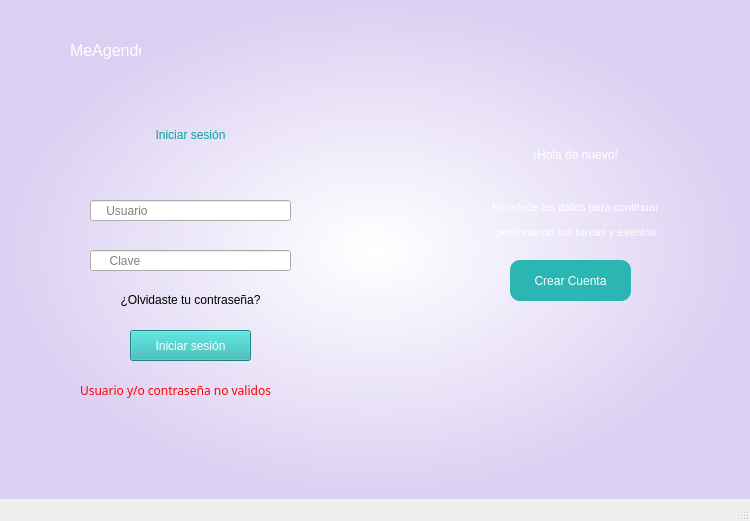
<?xml version="1.0" encoding="UTF-8"?>
<ui version="4.0">
 <class>MainWindow</class>
 <widget class="QMainWindow" name="MainWindow">
  <property name="geometry">
   <rect>
    <x>0</x>
    <y>0</y>
    <width>750</width>
    <height>521</height>
   </rect>
  </property>
  <property name="minimumSize">
   <size>
    <width>750</width>
    <height>521</height>
   </size>
  </property>
  <property name="maximumSize">
   <size>
    <width>750</width>
    <height>500</height>
   </size>
  </property>
  <property name="windowTitle">
   <string>MainWindow</string>
  </property>
  <property name="styleSheet">
   <string notr="true">QWidget#centralwidget{background-color: qradialgradient(spread:pad, cx:0.5, cy:0.5, radius:0.5, fx:0.5, fy:0.5, stop:0 rgba(255, 255, 255, 255), stop:0.994318 rgba(219, 208, 242, 255));}
</string>
  </property>
  <widget class="QWidget" name="centralwidget">
   <widget class="QLabel" name="label">
    <property name="geometry">
     <rect>
      <x>50</x>
      <y>100</y>
      <width>281</width>
      <height>71</height>
     </rect>
    </property>
    <property name="styleSheet">
     <string notr="true">font: 900 26pt &quot;Segoe UI&quot;;
color: rgb(2, 165, 163);</string>
    </property>
    <property name="text">
     <string>&lt;html&gt;&lt;head/&gt;&lt;body&gt;&lt;p align=&quot;center&quot;&gt;Iniciar sesión&lt;/p&gt;&lt;/body&gt;&lt;/html&gt;</string>
    </property>
   </widget>
   <widget class="QPushButton" name="btnAcceder">
    <property name="geometry">
     <rect>
      <x>130</x>
      <y>330</y>
      <width>121</width>
      <height>31</height>
     </rect>
    </property>
    <property name="cursor">
     <cursorShape>PointingHandCursor</cursorShape>
    </property>
    <property name="styleSheet">
     <string notr="true">background-color: rgb(43, 182, 179);
selection-color: rgb(71, 71, 71);
border-color: rgb(111, 221, 255);
color: rgb(255, 255, 255);
font: 9pt &quot;Cascadia Code&quot;;</string>
    </property>
    <property name="text">
     <string>Iniciar sesión</string>
    </property>
   </widget>
   <widget class="QLineEdit" name="txtUsuario">
    <property name="geometry">
     <rect>
      <x>90</x>
      <y>200</y>
      <width>201</width>
      <height>21</height>
     </rect>
    </property>
    <property name="styleSheet">
     <string notr="true">
border-color: rgb(0, 0, 0);</string>
    </property>
    <property name="dragEnabled">
     <bool>true</bool>
    </property>
    <property name="placeholderText">
     <string>    Usuario</string>
    </property>
    <property name="clearButtonEnabled">
     <bool>true</bool>
    </property>
   </widget>
   <widget class="QLineEdit" name="txtClave">
    <property name="geometry">
     <rect>
      <x>90</x>
      <y>250</y>
      <width>201</width>
      <height>21</height>
     </rect>
    </property>
    <property name="echoMode">
     <enum>QLineEdit::EchoMode::Password</enum>
    </property>
    <property name="dragEnabled">
     <bool>true</bool>
    </property>
    <property name="placeholderText">
     <string>     Clave</string>
    </property>
    <property name="clearButtonEnabled">
     <bool>true</bool>
    </property>
   </widget>
   <widget class="QLabel" name="label_2">
    <property name="geometry">
     <rect>
      <x>390</x>
      <y>0</y>
      <width>360</width>
      <height>501</height>
     </rect>
    </property>
    <property name="styleSheet">
     <string notr="true">border-image: url(:/prefijoNuevo/Fondo MeAgendo #1.jpeg);</string>
    </property>
    <property name="text">
     <string/>
    </property>
    <property name="pixmap">
     <pixmap resource="test.qrc">:/prefijoNuevo/Fondo MeAgendo #1.jpeg</pixmap>
    </property>
   </widget>
   <widget class="QLabel" name="label_3">
    <property name="geometry">
     <rect>
      <x>70</x>
      <y>40</y>
      <width>71</width>
      <height>21</height>
     </rect>
    </property>
    <property name="styleSheet">
     <string notr="true">font: 9pt &quot;Cascadia Code&quot;;
color: rgb(255, 255, 255);</string>
    </property>
    <property name="text">
     <string>&lt;html&gt;&lt;head/&gt;&lt;body&gt;&lt;p&gt;&lt;span style=&quot; font-size:12pt;&quot;&gt;MeAgendo&lt;/span&gt;&lt;/p&gt;&lt;/body&gt;&lt;/html&gt;</string>
    </property>
   </widget>
   <widget class="QLabel" name="label_4">
    <property name="geometry">
     <rect>
      <x>20</x>
      <y>20</y>
      <width>41</width>
      <height>51</height>
     </rect>
    </property>
    <property name="styleSheet">
     <string notr="true">border-image: url(:/prefijoNuevo/Logo #1 Meagendo.jpeg);</string>
    </property>
    <property name="text">
     <string/>
    </property>
    <property name="pixmap">
     <pixmap resource="test.qrc">:/prefijoNuevo/Logo #1 Meagendo.png</pixmap>
    </property>
    <property name="scaledContents">
     <bool>true</bool>
    </property>
   </widget>
   <widget class="QLabel" name="label_5">
    <property name="geometry">
     <rect>
      <x>430</x>
      <y>120</y>
      <width>291</width>
      <height>71</height>
     </rect>
    </property>
    <property name="styleSheet">
     <string notr="true">font: 900 26pt &quot;Segoe UI&quot;;
color: rgb(255, 255, 255);</string>
    </property>
    <property name="text">
     <string>&lt;html&gt;&lt;head/&gt;&lt;body&gt;&lt;p align=&quot;center&quot;&gt;&lt;span style=&quot; font-weight:400;&quot;&gt;¡Hola de nuevo!&lt;/span&gt;&lt;/p&gt;&lt;/body&gt;&lt;/html&gt;</string>
    </property>
   </widget>
   <widget class="QLabel" name="label_6">
    <property name="geometry">
     <rect>
      <x>430</x>
      <y>200</y>
      <width>291</width>
      <height>41</height>
     </rect>
    </property>
    <property name="styleSheet">
     <string notr="true">font: 9pt &quot;Cascadia Code&quot;;
color: rgb(255, 255, 255);</string>
    </property>
    <property name="text">
     <string>&lt;!DOCTYPE HTML PUBLIC &quot;-//W3C//DTD HTML 4.0//EN&quot; &quot;http://www.w3.org/TR/REC-html40/strict.dtd&quot;&gt;
&lt;html&gt;&lt;head&gt;&lt;meta name=&quot;qrichtext&quot; content=&quot;1&quot; /&gt;&lt;meta charset=&quot;utf-8&quot; /&gt;&lt;style type=&quot;text/css&quot;&gt;
p, li { white-space: pre-wrap; }
hr { height: 1px; border-width: 0; }
li.unchecked::marker { content: &quot;\2610&quot;; }
li.checked::marker { content: &quot;\2612&quot;; }
&lt;/style&gt;&lt;/head&gt;&lt;body style=&quot; font-family:'Cascadia Code'; font-size:9pt; font-weight:400; font-style:normal;&quot;&gt;
&lt;p align=&quot;center&quot; style=&quot; margin-top:12px; margin-bottom:12px; margin-left:0px; margin-right:0px; -qt-block-indent:0; text-indent:0px;&quot;&gt;&lt;span style=&quot; font-size:8pt;&quot;&gt;Introduce tus datos para continuar&lt;/span&gt;&lt;/p&gt;
&lt;p align=&quot;center&quot; style=&quot; margin-top:12px; margin-bottom:12px; margin-left:0px; margin-right:0px; -qt-block-indent:0; text-indent:0px;&quot;&gt;&lt;span style=&quot; font-size:8pt;&quot;&gt;gestionando tus tareas y eventos&lt;/span&gt;&lt;/p&gt;&lt;/body&gt;&lt;/html&gt;</string>
    </property>
   </widget>
   <widget class="QPushButton" name="pushButton_2">
    <property name="geometry">
     <rect>
      <x>510</x>
      <y>260</y>
      <width>121</width>
      <height>41</height>
     </rect>
    </property>
    <property name="cursor">
     <cursorShape>PointingHandCursor</cursorShape>
    </property>
    <property name="styleSheet">
     <string notr="true">background-color: rgb(43, 182, 179);
border-bottom-color: rgb(85, 85, 255);
border-color: rgb(111, 221, 255);
color: rgb(255, 255, 255);
font: 9pt &quot;Cascadia Code&quot;;
border-radius:10px;</string>
    </property>
    <property name="text">
     <string>Crear Cuenta</string>
    </property>
   </widget>
   <widget class="QLabel" name="lblMensaje">
    <property name="geometry">
     <rect>
      <x>80</x>
      <y>380</y>
      <width>231</width>
      <height>20</height>
     </rect>
    </property>
    <property name="font">
     <font>
      <family>Cascadia Code</family>
     </font>
    </property>
    <property name="styleSheet">
     <string notr="true">color: rgb(255, 0, 0);</string>
    </property>
    <property name="text">
     <string>Usuario y/o contraseña no validos</string>
    </property>
   </widget>
   <widget class="QPushButton" name="btnMenu">
    <property name="geometry">
     <rect>
      <x>90</x>
      <y>290</y>
      <width>201</width>
      <height>20</height>
     </rect>
    </property>
    <property name="minimumSize">
     <size>
      <width>1</width>
      <height>16</height>
     </size>
    </property>
    <property name="maximumSize">
     <size>
      <width>16777215</width>
      <height>16777215</height>
     </size>
    </property>
    <property name="sizeIncrement">
     <size>
      <width>0</width>
      <height>80</height>
     </size>
    </property>
    <property name="cursor">
     <cursorShape>PointingHandCursor</cursorShape>
    </property>
    <property name="styleSheet">
     <string notr="true">QPushButton{
border:none;
background: transparent;
font: 600 9pt &quot;Cascadia Code&quot;;
}
</string>
    </property>
    <property name="text">
     <string>¿Olvidaste tu contraseña?</string>
    </property>
    <property name="iconSize">
     <size>
      <width>30</width>
      <height>30</height>
     </size>
    </property>
   </widget>
   <zorder>label_2</zorder>
   <zorder>label</zorder>
   <zorder>btnAcceder</zorder>
   <zorder>txtUsuario</zorder>
   <zorder>txtClave</zorder>
   <zorder>label_3</zorder>
   <zorder>label_4</zorder>
   <zorder>label_5</zorder>
   <zorder>label_6</zorder>
   <zorder>pushButton_2</zorder>
   <zorder>lblMensaje</zorder>
   <zorder>btnMenu</zorder>
  </widget>
  <widget class="QStatusBar" name="statusbar"/>
 </widget>
 <resources>
  <include location="test.qrc"/>
  <include location="test.qrc"/>
  <include location="test.qrc"/>
 </resources>
 <connections/>
</ui>
